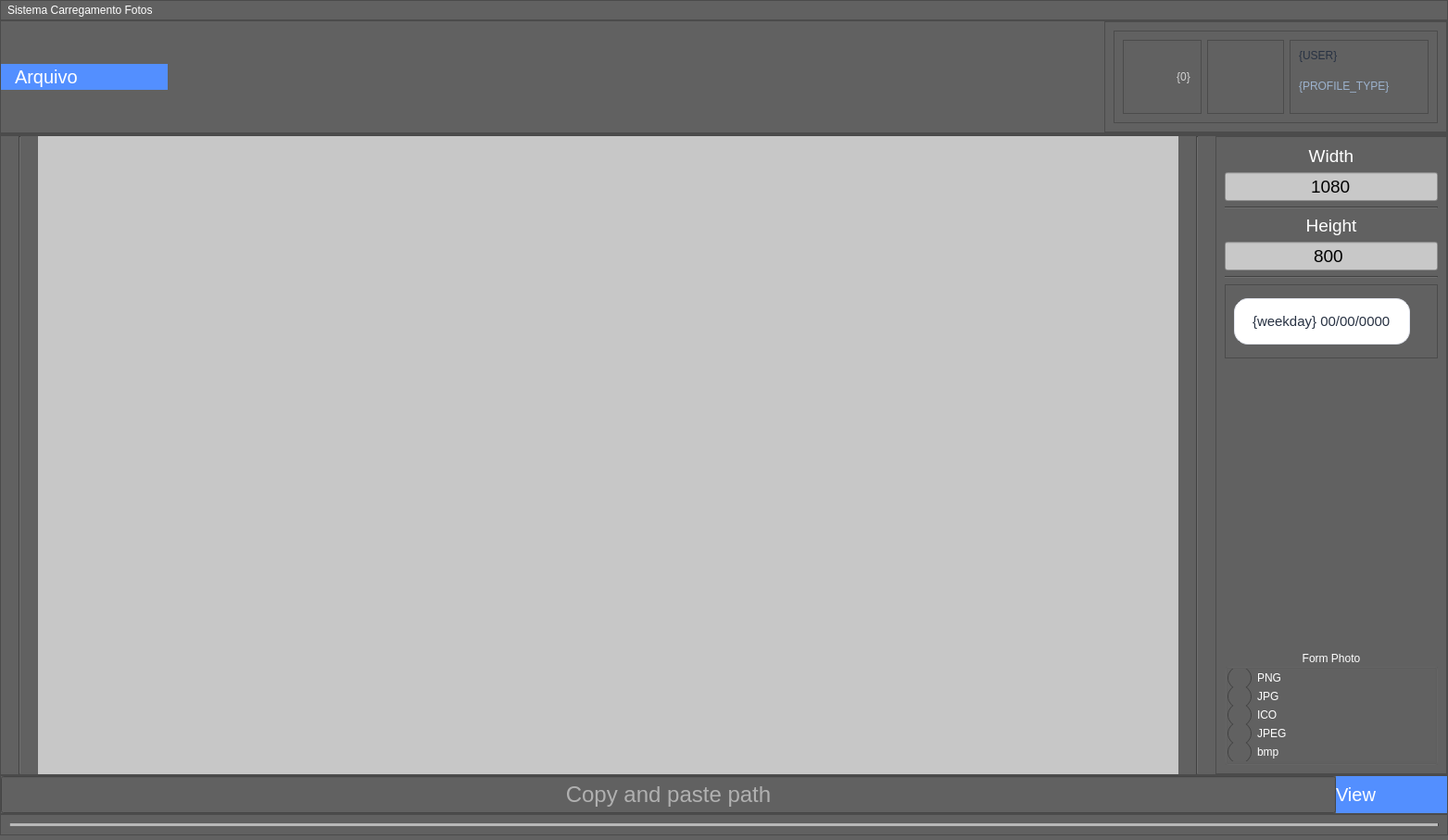
<?xml version="1.0" encoding="UTF-8"?>
<ui version="4.0">
 <class>Form</class>
 <widget class="QWidget" name="Form">
  <property name="geometry">
   <rect>
    <x>0</x>
    <y>0</y>
    <width>1563</width>
    <height>907</height>
   </rect>
  </property>
  <property name="windowTitle">
   <string>Carregar Fotos</string>
  </property>
  <property name="windowIcon">
   <iconset resource="../iconeformcarregarfoto/iconesform.qrc">
    <normaloff>:/icone/icons/cil-camera.png</normaloff>:/icone/icons/cil-camera.png</iconset>
  </property>
  <property name="styleSheet">
   <string notr="true">QWidget{
background-color: rgb(97, 97, 97);
}

QMessageBox QLabel{


font: 22pt &quot;MS Shell Dlg 2&quot;;
	color: white;

}
QMessageBox QPushButton{
background-color: rgb(103, 255, 128);font: 87 14pt Arial;

}
QMenu::item {
    padding: 2px 25px 2px 20px;
    border: 1px solid transparent; /* reserve space for selection border */
}</string>
  </property>
  <layout class="QVBoxLayout" name="verticalLayout">
   <property name="spacing">
    <number>0</number>
   </property>
   <property name="leftMargin">
    <number>0</number>
   </property>
   <property name="topMargin">
    <number>0</number>
   </property>
   <property name="rightMargin">
    <number>0</number>
   </property>
   <property name="bottomMargin">
    <number>5</number>
   </property>
   <item>
    <widget class="QFrame" name="frame_qmenu2">
     <property name="styleSheet">
      <string notr="true">QPushButton{
border:none;}

QPushButton:hover{
background-color: rgb(255, 170, 0);

}
QPushButton:pressed{
background-color: rgb(0, 137, 206);
}</string>
     </property>
     <property name="frameShape">
      <enum>QFrame::StyledPanel</enum>
     </property>
     <property name="frameShadow">
      <enum>QFrame::Raised</enum>
     </property>
     <layout class="QHBoxLayout" name="horizontalLayout_5">
      <property name="spacing">
       <number>0</number>
      </property>
      <property name="leftMargin">
       <number>0</number>
      </property>
      <property name="topMargin">
       <number>0</number>
      </property>
      <property name="rightMargin">
       <number>0</number>
      </property>
      <property name="bottomMargin">
       <number>0</number>
      </property>
      <item>
       <widget class="QLabel" name="labe_icon_sobre">
        <property name="text">
         <string/>
        </property>
        <property name="pixmap">
         <pixmap resource="../iconeformcarregarfoto/iconesform.qrc">:/icone/icons/cil-camera.png</pixmap>
        </property>
        <property name="buddy">
         <cstring>labe_icon_sobre</cstring>
        </property>
       </widget>
      </item>
      <item>
       <widget class="QLabel" name="label_3">
        <property name="styleSheet">
         <string notr="true">font: 16pt &quot;MS Shell Dlg 2&quot;;
color: rgb(255, 255, 255);</string>
        </property>
        <property name="text">
         <string>Sistema Carregamento Fotos</string>
        </property>
       </widget>
      </item>
      <item>
       <spacer name="horizontalSpacer_2">
        <property name="orientation">
         <enum>Qt::Horizontal</enum>
        </property>
        <property name="sizeHint" stdset="0">
         <size>
          <width>40</width>
          <height>20</height>
         </size>
        </property>
       </spacer>
      </item>
      <item>
       <widget class="QPushButton" name="bt_maxmize">
        <property name="cursor">
         <cursorShape>PointingHandCursor</cursorShape>
        </property>
        <property name="focusPolicy">
         <enum>Qt::NoFocus</enum>
        </property>
        <property name="text">
         <string/>
        </property>
        <property name="icon">
         <iconset resource="../iconeformcarregarfoto/iconesform.qrc">
          <normaloff>:/icone/icons/cil-window-maximize.png</normaloff>:/icone/icons/cil-window-maximize.png</iconset>
        </property>
        <property name="iconSize">
         <size>
          <width>40</width>
          <height>40</height>
         </size>
        </property>
        <property name="checkable">
         <bool>true</bool>
        </property>
        <property name="autoDefault">
         <bool>false</bool>
        </property>
        <property name="flat">
         <bool>true</bool>
        </property>
       </widget>
      </item>
      <item>
       <widget class="QPushButton" name="bt_close">
        <property name="cursor">
         <cursorShape>PointingHandCursor</cursorShape>
        </property>
        <property name="focusPolicy">
         <enum>Qt::NoFocus</enum>
        </property>
        <property name="autoFillBackground">
         <bool>false</bool>
        </property>
        <property name="text">
         <string/>
        </property>
        <property name="icon">
         <iconset resource="../iconeformcarregarfoto/iconesform.qrc">
          <normaloff>:/icone/icons/cil-x.png</normaloff>:/icone/icons/cil-x.png</iconset>
        </property>
        <property name="iconSize">
         <size>
          <width>40</width>
          <height>40</height>
         </size>
        </property>
        <property name="autoDefault">
         <bool>false</bool>
        </property>
        <property name="default">
         <bool>false</bool>
        </property>
        <property name="flat">
         <bool>false</bool>
        </property>
       </widget>
      </item>
     </layout>
    </widget>
   </item>
   <item>
    <widget class="QFrame" name="frame_menu">
     <property name="minimumSize">
      <size>
       <width>0</width>
       <height>80</height>
      </size>
     </property>
     <property name="styleSheet">
      <string notr="true">QPushButton{
border:none;
color:white;
font: 14pt &quot;MS Shell Dlg 2&quot;;

}

QPushButton:hover{
background-color: rgb(255, 170, 0);

}</string>
     </property>
     <property name="frameShape">
      <enum>QFrame::StyledPanel</enum>
     </property>
     <property name="frameShadow">
      <enum>QFrame::Raised</enum>
     </property>
     <layout class="QHBoxLayout" name="horizontalLayout_7">
      <property name="spacing">
       <number>0</number>
      </property>
      <property name="leftMargin">
       <number>0</number>
      </property>
      <property name="topMargin">
       <number>0</number>
      </property>
      <property name="rightMargin">
       <number>0</number>
      </property>
      <property name="bottomMargin">
       <number>0</number>
      </property>
      <item>
       <widget class="QPushButton" name="botao_menu">
        <property name="minimumSize">
         <size>
          <width>180</width>
          <height>0</height>
         </size>
        </property>
        <property name="sizeIncrement">
         <size>
          <width>0</width>
          <height>0</height>
         </size>
        </property>
        <property name="cursor">
         <cursorShape>PointingHandCursor</cursorShape>
        </property>
        <property name="focusPolicy">
         <enum>Qt::NoFocus</enum>
        </property>
        <property name="layoutDirection">
         <enum>Qt::RightToLeft</enum>
        </property>
        <property name="styleSheet">
         <string notr="true">QPushButton{
	padding:2px 15px;
	text-align:left;
	color:#fff;
	border:0px;
	border-radius:25px;
	font-size:20px;
	cursor: pointer;
	background-color:#538fff;
}
QPushButton:hover{
background-color:#3668ff;
}


</string>
        </property>
        <property name="text">
         <string>Arquivo</string>
        </property>
        <property name="icon">
         <iconset resource="../iconeformcarregarfoto/iconesform.qrc">
          <normaloff>:/icone/icons/cil-arrow-bottom.png</normaloff>:/icone/icons/cil-arrow-bottom.png</iconset>
        </property>
        <property name="flat">
         <bool>true</bool>
        </property>
       </widget>
      </item>
      <item>
       <spacer name="horizontalSpacer_3">
        <property name="orientation">
         <enum>Qt::Horizontal</enum>
        </property>
        <property name="sizeHint" stdset="0">
         <size>
          <width>40</width>
          <height>20</height>
         </size>
        </property>
       </spacer>
      </item>
      <item>
       <widget class="QFrame" name="frame_8">
        <property name="minimumSize">
         <size>
          <width>200</width>
          <height>80</height>
         </size>
        </property>
        <property name="frameShape">
         <enum>QFrame::StyledPanel</enum>
        </property>
        <property name="frameShadow">
         <enum>QFrame::Raised</enum>
        </property>
        <layout class="QHBoxLayout" name="horizontalLayout_11">
         <item>
          <widget class="QFrame" name="frame_TopRight">
           <property name="minimumSize">
            <size>
             <width>350</width>
             <height>80</height>
            </size>
           </property>
           <property name="maximumSize">
            <size>
             <width>350</width>
             <height>16777215</height>
            </size>
           </property>
           <property name="frameShape">
            <enum>QFrame::StyledPanel</enum>
           </property>
           <property name="frameShadow">
            <enum>QFrame::Raised</enum>
           </property>
           <layout class="QHBoxLayout" name="horizontalLayout_8">
            <item>
             <widget class="QFrame" name="frame_TopAlert">
              <property name="frameShape">
               <enum>QFrame::StyledPanel</enum>
              </property>
              <property name="frameShadow">
               <enum>QFrame::Raised</enum>
              </property>
              <layout class="QHBoxLayout" name="horizontalLayout_9">
               <item>
                <widget class="QPushButton" name="pushButton_TopAlert">
                 <property name="styleSheet">
                  <string notr="true">QPushButton{
color:#1f3b6f;
font-weight: bold;
background-color:transparent;
font-size:15px;
border:0px;
}</string>
                 </property>
                 <property name="text">
                  <string/>
                 </property>
                 <property name="icon">
                  <iconset>
                   <normaloff>C:/Users/CYBER/Desktop/Python_PyQt5_DashReceitaFederal-main/assets/img/alert.png</normaloff>C:/Users/CYBER/Desktop/Python_PyQt5_DashReceitaFederal-main/assets/img/alert.png</iconset>
                 </property>
                 <property name="iconSize">
                  <size>
                   <width>20</width>
                   <height>20</height>
                  </size>
                 </property>
                </widget>
               </item>
               <item>
                <widget class="QLabel" name="resulta_usuario">
                 <property name="toolTip">
                  <string>Quantidade De Login Logado</string>
                 </property>
                 <property name="layoutDirection">
                  <enum>Qt::RightToLeft</enum>
                 </property>
                 <property name="styleSheet">
                  <string notr="true">QFrame, QLabel, QToolTip {

	
	color: rgb(211, 211, 211);
	font: 12pt &quot;MS Shell Dlg 2&quot;;
    padding: 2px;
    
}</string>
                 </property>
                 <property name="text">
                  <string>{0}</string>
                 </property>
                 <property name="alignment">
                  <set>Qt::AlignCenter</set>
                 </property>
                </widget>
               </item>
              </layout>
             </widget>
            </item>
            <item>
             <widget class="QFrame" name="frame_TopProfile">
              <property name="frameShape">
               <enum>QFrame::StyledPanel</enum>
              </property>
              <property name="frameShadow">
               <enum>QFrame::Raised</enum>
              </property>
              <layout class="QHBoxLayout" name="horizontalLayout_10">
               <property name="spacing">
                <number>0</number>
               </property>
               <property name="leftMargin">
                <number>0</number>
               </property>
               <property name="topMargin">
                <number>0</number>
               </property>
               <property name="rightMargin">
                <number>0</number>
               </property>
               <property name="bottomMargin">
                <number>0</number>
               </property>
               <item>
                <widget class="QPushButton" name="pushButton_ImgTopProfile">
                 <property name="styleSheet">
                  <string notr="true">QPushButton{
color:#1f3b6f;
font-weight: bold;
background-color:transparent;
font-size:15px;
border:0px;
}</string>
                 </property>
                 <property name="text">
                  <string/>
                 </property>
                 <property name="icon">
                  <iconset>
                   <normaloff>C:/Users/CYBER/Desktop/Python_PyQt5_DashReceitaFederal-main/assets/img/profile.png</normaloff>C:/Users/CYBER/Desktop/Python_PyQt5_DashReceitaFederal-main/assets/img/profile.png</iconset>
                 </property>
                 <property name="iconSize">
                  <size>
                   <width>40</width>
                   <height>40</height>
                  </size>
                 </property>
                </widget>
               </item>
              </layout>
             </widget>
            </item>
            <item>
             <widget class="QFrame" name="frame_TopDataUser">
              <property name="minimumSize">
               <size>
                <width>150</width>
                <height>80</height>
               </size>
              </property>
              <property name="frameShape">
               <enum>QFrame::StyledPanel</enum>
              </property>
              <property name="frameShadow">
               <enum>QFrame::Raised</enum>
              </property>
              <layout class="QVBoxLayout" name="verticalLayout_5">
               <item>
                <widget class="QLabel" name="label_TxtTopDataUser">
                 <property name="minimumSize">
                  <size>
                   <width>0</width>
                   <height>19</height>
                  </size>
                 </property>
                 <property name="styleSheet">
                  <string notr="true">QLabel{
font: 11pt &quot;MS Shell Dlg 2&quot;;
color:#273142;

}</string>
                 </property>
                 <property name="text">
                  <string>{USER}</string>
                 </property>
                 <property name="alignment">
                  <set>Qt::AlignLeading|Qt::AlignLeft|Qt::AlignTop</set>
                 </property>
                </widget>
               </item>
               <item>
                <widget class="QLabel" name="label_TxtTopDataUserType">
                 <property name="minimumSize">
                  <size>
                   <width>0</width>
                   <height>25</height>
                  </size>
                 </property>
                 <property name="styleSheet">
                  <string notr="true">QLabel{
color:#9cb2cd;
}</string>
                 </property>
                 <property name="text">
                  <string>{PROFILE_TYPE}</string>
                 </property>
                 <property name="alignment">
                  <set>Qt::AlignLeading|Qt::AlignLeft|Qt::AlignTop</set>
                 </property>
                </widget>
               </item>
              </layout>
             </widget>
            </item>
           </layout>
          </widget>
         </item>
        </layout>
       </widget>
      </item>
     </layout>
    </widget>
   </item>
   <item>
    <widget class="QFrame" name="frame_3">
     <property name="frameShape">
      <enum>QFrame::StyledPanel</enum>
     </property>
     <property name="frameShadow">
      <enum>QFrame::Raised</enum>
     </property>
     <layout class="QHBoxLayout" name="horizontalLayout_4">
      <property name="spacing">
       <number>0</number>
      </property>
      <property name="leftMargin">
       <number>0</number>
      </property>
      <property name="topMargin">
       <number>0</number>
      </property>
      <property name="rightMargin">
       <number>0</number>
      </property>
      <property name="bottomMargin">
       <number>0</number>
      </property>
     </layout>
    </widget>
   </item>
   <item>
    <widget class="QFrame" name="frame_2">
     <property name="frameShape">
      <enum>QFrame::StyledPanel</enum>
     </property>
     <property name="frameShadow">
      <enum>QFrame::Raised</enum>
     </property>
     <layout class="QHBoxLayout" name="horizontalLayout_2">
      <property name="spacing">
       <number>0</number>
      </property>
      <property name="leftMargin">
       <number>0</number>
      </property>
      <property name="topMargin">
       <number>0</number>
      </property>
      <property name="rightMargin">
       <number>0</number>
      </property>
      <property name="bottomMargin">
       <number>0</number>
      </property>
      <item>
       <widget class="QFrame" name="frame_pastas">
        <property name="minimumSize">
         <size>
          <width>0</width>
          <height>0</height>
         </size>
        </property>
        <property name="maximumSize">
         <size>
          <width>0</width>
          <height>16777215</height>
         </size>
        </property>
        <property name="frameShape">
         <enum>QFrame::StyledPanel</enum>
        </property>
        <property name="frameShadow">
         <enum>QFrame::Raised</enum>
        </property>
        <layout class="QHBoxLayout" name="horizontalLayout_3">
         <property name="spacing">
          <number>0</number>
         </property>
         <property name="leftMargin">
          <number>0</number>
         </property>
         <property name="topMargin">
          <number>0</number>
         </property>
         <property name="rightMargin">
          <number>0</number>
         </property>
         <property name="bottomMargin">
          <number>0</number>
         </property>
         <item>
          <widget class="QTreeView" name="pasta">
           <property name="maximumSize">
            <size>
             <width>16777215</width>
             <height>16777215</height>
            </size>
           </property>
           <property name="cursor" stdset="0">
            <cursorShape>BusyCursor</cursorShape>
           </property>
           <property name="styleSheet">
            <string notr="true">QTreeView {
    show-decoration-selected: 1;
	
	
	background-color: rgb(76, 76, 76);
	font: 12pt &quot;MS Shell Dlg 2&quot;;
	color: rgb(0, 212, 212);
}

QTreeView::item {
	
	
     border: 1px solid #d9d9d9;
    border-top-color: transparent;
    border-bottom-color: transparent;
}

QTreeView::item:hover {
    background: qlineargradient(x1: 0, y1: 0, x2: 0, y2: 1, stop: 0 #e7effd, stop: 1 #cbdaf1);
    border: 1px solid #bfcde4;
}

QTreeView::item:selected {
    border: 1px solid #567dbc;
}

QTreeView::item:selected:active{
    background: qlineargradient(x1: 0, y1: 0, x2: 0, y2: 1, stop: 0 #6ea1f1, stop: 1 #567dbc);
}

QTreeView::item:selected:!active {
    background: qlineargradient(x1: 0, y1: 0, x2: 0, y2: 1, stop: 0 #6b9be8, stop: 1 #577fbf);
}</string>
           </property>
           <property name="wordWrap">
            <bool>true</bool>
           </property>
           <attribute name="headerDefaultSectionSize">
            <number>250</number>
           </attribute>
          </widget>
         </item>
        </layout>
       </widget>
      </item>
      <item>
       <widget class="Line" name="line_4">
        <property name="minimumSize">
         <size>
          <width>40</width>
          <height>0</height>
         </size>
        </property>
        <property name="styleSheet">
         <string notr="true"/>
        </property>
        <property name="orientation">
         <enum>Qt::Vertical</enum>
        </property>
       </widget>
      </item>
      <item>
       <widget class="QLabel" name="label">
        <property name="minimumSize">
         <size>
          <width>0</width>
          <height>0</height>
         </size>
        </property>
        <property name="maximumSize">
         <size>
          <width>16777215</width>
          <height>16777215</height>
         </size>
        </property>
        <property name="toolTip">
         <string>&lt;html&gt;&lt;head/&gt;&lt;body&gt;&lt;p&gt;&lt;span style=&quot; font-size:14pt;&quot;&gt;Double Click Open Aba photo/ Dois click abrer pagina foto&lt;/span&gt;&lt;/p&gt;&lt;/body&gt;&lt;/html&gt;</string>
        </property>
        <property name="styleSheet">
         <string notr="true">
background-color: rgb(199, 199, 199);</string>
        </property>
        <property name="text">
         <string/>
        </property>
        <property name="alignment">
         <set>Qt::AlignCenter</set>
        </property>
       </widget>
      </item>
      <item>
       <widget class="Line" name="line_5">
        <property name="minimumSize">
         <size>
          <width>40</width>
          <height>0</height>
         </size>
        </property>
        <property name="orientation">
         <enum>Qt::Vertical</enum>
        </property>
       </widget>
      </item>
      <item>
       <widget class="QFrame" name="frame_6">
        <property name="minimumSize">
         <size>
          <width>250</width>
          <height>0</height>
         </size>
        </property>
        <property name="maximumSize">
         <size>
          <width>250</width>
          <height>16777215</height>
         </size>
        </property>
        <property name="frameShape">
         <enum>QFrame::StyledPanel</enum>
        </property>
        <property name="frameShadow">
         <enum>QFrame::Raised</enum>
        </property>
        <layout class="QVBoxLayout" name="verticalLayout_2">
         <item>
          <widget class="QLabel" name="label_4">
           <property name="font">
            <font>
             <pointsize>14</pointsize>
            </font>
           </property>
           <property name="styleSheet">
            <string notr="true">color: rgb(255, 255, 255);</string>
           </property>
           <property name="text">
            <string>Width</string>
           </property>
           <property name="alignment">
            <set>Qt::AlignCenter</set>
           </property>
          </widget>
         </item>
         <item>
          <widget class="QLineEdit" name="line_with">
           <property name="font">
            <font>
             <pointsize>14</pointsize>
            </font>
           </property>
           <property name="styleSheet">
            <string notr="true">background-color: rgb(200, 200, 200);</string>
           </property>
           <property name="inputMask">
            <string>0000</string>
           </property>
           <property name="text">
            <string>1080</string>
           </property>
           <property name="maxLength">
            <number>4</number>
           </property>
           <property name="alignment">
            <set>Qt::AlignCenter</set>
           </property>
           <property name="placeholderText">
            <string>Width</string>
           </property>
          </widget>
         </item>
         <item>
          <widget class="Line" name="line_2">
           <property name="orientation">
            <enum>Qt::Horizontal</enum>
           </property>
          </widget>
         </item>
         <item>
          <widget class="QLabel" name="label_2">
           <property name="font">
            <font>
             <pointsize>14</pointsize>
            </font>
           </property>
           <property name="styleSheet">
            <string notr="true">color: rgb(255, 255, 255);</string>
           </property>
           <property name="text">
            <string>Height</string>
           </property>
           <property name="alignment">
            <set>Qt::AlignCenter</set>
           </property>
          </widget>
         </item>
         <item>
          <widget class="QLineEdit" name="line_heigt">
           <property name="font">
            <font>
             <pointsize>14</pointsize>
            </font>
           </property>
           <property name="styleSheet">
            <string notr="true">background-color: rgb(200, 200, 200);</string>
           </property>
           <property name="inputMask">
            <string>0000</string>
           </property>
           <property name="text">
            <string>800</string>
           </property>
           <property name="maxLength">
            <number>4</number>
           </property>
           <property name="alignment">
            <set>Qt::AlignCenter</set>
           </property>
           <property name="placeholderText">
            <string>Heigth</string>
           </property>
          </widget>
         </item>
         <item>
          <widget class="Line" name="line_3">
           <property name="orientation">
            <enum>Qt::Horizontal</enum>
           </property>
          </widget>
         </item>
         <item>
          <widget class="QFrame" name="frame_7">
           <property name="minimumSize">
            <size>
             <width>0</width>
             <height>80</height>
            </size>
           </property>
           <property name="frameShape">
            <enum>QFrame::StyledPanel</enum>
           </property>
           <property name="frameShadow">
            <enum>QFrame::Raised</enum>
           </property>
           <layout class="QVBoxLayout" name="verticalLayout_4">
            <item>
             <widget class="QLineEdit" name="lineEdit_TxtDataAtual">
              <property name="minimumSize">
               <size>
                <width>190</width>
                <height>50</height>
               </size>
              </property>
              <property name="maximumSize">
               <size>
                <width>190</width>
                <height>50</height>
               </size>
              </property>
              <property name="focusPolicy">
               <enum>Qt::NoFocus</enum>
              </property>
              <property name="styleSheet">
               <string notr="true">QLineEdit{
border-radius:15px;
background-color: #fff;
text-align: center;
font-size:15px;
color:#273142;
border:1px solid #e1e4ed;
text-aling:center;
}</string>
              </property>
              <property name="text">
               <string>{weekday} 00/00/0000</string>
              </property>
              <property name="alignment">
               <set>Qt::AlignCenter</set>
              </property>
             </widget>
            </item>
           </layout>
          </widget>
         </item>
         <item>
          <spacer name="verticalSpacer">
           <property name="orientation">
            <enum>Qt::Vertical</enum>
           </property>
           <property name="sizeHint" stdset="0">
            <size>
             <width>20</width>
             <height>40</height>
            </size>
           </property>
          </spacer>
         </item>
         <item>
          <widget class="QGroupBox" name="groupBox">
           <property name="cursor">
            <cursorShape>WhatsThisCursor</cursorShape>
           </property>
           <property name="styleSheet">
            <string notr="true">QGroupBox{
cursor: pointer;
color:white;
	font: 14pt &quot;MS Shell Dlg 2&quot;;
text-align: center;
}
QRadioButton{
cursor: pointer;
font: 14pt &quot;MS Shell Dlg 2&quot;;
color:white;
}
QRadioButton::indicator {
    width: 26px;
    height: 20px;
}

QRadioButton::indicator::unchecked {
   
	image: url(:/icone/icons/exti.png);
}

QRadioButton::indicator:unchecked:hover {
    
	image: url(:/icone/icons/cil-check-circle.png);
}



QRadioButton::indicator::checked {
  
	image: url(:/icone/icons/cil-check-circle.png);
	
	
	
	background-color: rgb(0, 0, 0);
	border-radius: 6px;
}



QRadioButton::indicator:checked:pressed {
    
	image: url(:/icone/icons/cil-hand-point-up.png);
}</string>
           </property>
           <property name="title">
            <string>Form Photo</string>
           </property>
           <property name="alignment">
            <set>Qt::AlignCenter</set>
           </property>
           <layout class="QVBoxLayout" name="verticalLayout_3">
            <property name="spacing">
             <number>0</number>
            </property>
            <property name="leftMargin">
             <number>0</number>
            </property>
            <property name="topMargin">
             <number>0</number>
            </property>
            <property name="rightMargin">
             <number>0</number>
            </property>
            <property name="bottomMargin">
             <number>1</number>
            </property>
            <item>
             <widget class="QRadioButton" name="button_png">
              <property name="styleSheet">
               <string notr="true"/>
              </property>
              <property name="text">
               <string>PNG</string>
              </property>
              <property name="checkable">
               <bool>true</bool>
              </property>
              <property name="checked">
               <bool>false</bool>
              </property>
              <property name="autoExclusive">
               <bool>true</bool>
              </property>
             </widget>
            </item>
            <item>
             <widget class="QRadioButton" name="button_jpg">
              <property name="text">
               <string>JPG</string>
              </property>
             </widget>
            </item>
            <item>
             <widget class="QRadioButton" name="button_icon">
              <property name="text">
               <string>ICO</string>
              </property>
             </widget>
            </item>
            <item>
             <widget class="QRadioButton" name="button_jpeg">
              <property name="text">
               <string>JPEG</string>
              </property>
             </widget>
            </item>
            <item>
             <widget class="QRadioButton" name="button_bmp">
              <property name="text">
               <string>bmp</string>
              </property>
             </widget>
            </item>
           </layout>
          </widget>
         </item>
        </layout>
       </widget>
      </item>
     </layout>
    </widget>
   </item>
   <item>
    <widget class="QFrame" name="frame">
     <property name="minimumSize">
      <size>
       <width>0</width>
       <height>0</height>
      </size>
     </property>
     <property name="maximumSize">
      <size>
       <width>16777215</width>
       <height>50</height>
      </size>
     </property>
     <property name="frameShape">
      <enum>QFrame::StyledPanel</enum>
     </property>
     <property name="frameShadow">
      <enum>QFrame::Raised</enum>
     </property>
     <layout class="QHBoxLayout" name="horizontalLayout">
      <property name="spacing">
       <number>0</number>
      </property>
      <property name="leftMargin">
       <number>0</number>
      </property>
      <property name="topMargin">
       <number>0</number>
      </property>
      <property name="rightMargin">
       <number>0</number>
      </property>
      <property name="bottomMargin">
       <number>0</number>
      </property>
      <item>
       <widget class="QLineEdit" name="lineEdit">
        <property name="minimumSize">
         <size>
          <width>0</width>
          <height>40</height>
         </size>
        </property>
        <property name="font">
         <font>
          <pointsize>18</pointsize>
         </font>
        </property>
        <property name="toolTip">
         <string>copy and paste path / Copie e cole aqui caminho</string>
        </property>
        <property name="styleSheet">
         <string notr="true">color: rgb(255, 255, 255);</string>
        </property>
        <property name="alignment">
         <set>Qt::AlignCenter</set>
        </property>
        <property name="placeholderText">
         <string>Copy and paste path</string>
        </property>
       </widget>
      </item>
      <item>
       <widget class="QPushButton" name="bt_Visualisar">
        <property name="minimumSize">
         <size>
          <width>120</width>
          <height>40</height>
         </size>
        </property>
        <property name="sizeIncrement">
         <size>
          <width>0</width>
          <height>0</height>
         </size>
        </property>
        <property name="font">
         <font>
          <pointsize>-1</pointsize>
         </font>
        </property>
        <property name="cursor">
         <cursorShape>WhatsThisCursor</cursorShape>
        </property>
        <property name="focusPolicy">
         <enum>Qt::NoFocus</enum>
        </property>
        <property name="styleSheet">
         <string notr="true">
QPushButton{
	text-align:left;
	color:#fff;
	border:0px;
	border-radius:25px;
	font-size:20px;
	cursor: pointer;
	background-color:#538fff;
}
QPushButton:hover{
background-color:#3668ff;
}




QPushButton:pressed{
background-color: rgb(0, 137, 206);
}</string>
        </property>
        <property name="text">
         <string>View</string>
        </property>
        <property name="icon">
         <iconset resource="../iconeformcarregarfoto/iconesform.qrc">
          <normaloff>:/icon2/icon2/path395.png</normaloff>:/icon2/icon2/path395.png</iconset>
        </property>
        <property name="iconSize">
         <size>
          <width>40</width>
          <height>60</height>
         </size>
        </property>
        <property name="flat">
         <bool>true</bool>
        </property>
       </widget>
      </item>
     </layout>
    </widget>
   </item>
   <item>
    <widget class="QFrame" name="frame_5">
     <property name="frameShape">
      <enum>QFrame::StyledPanel</enum>
     </property>
     <property name="frameShadow">
      <enum>QFrame::Raised</enum>
     </property>
     <layout class="QHBoxLayout" name="horizontalLayout_6">
      <item>
       <widget class="Line" name="line">
        <property name="font">
         <font>
          <pointsize>20</pointsize>
         </font>
        </property>
        <property name="styleSheet">
         <string notr="true"/>
        </property>
        <property name="frameShadow">
         <enum>QFrame::Raised</enum>
        </property>
        <property name="lineWidth">
         <number>1</number>
        </property>
        <property name="midLineWidth">
         <number>15</number>
        </property>
        <property name="orientation">
         <enum>Qt::Horizontal</enum>
        </property>
       </widget>
      </item>
     </layout>
    </widget>
   </item>
  </layout>
  <action name="actionSalva">
   <property name="icon">
    <iconset resource="../iconeformcarregarfoto/iconesform.qrc">
     <normaloff>:/icone/icons/cil-save.png</normaloff>:/icone/icons/cil-save.png</iconset>
   </property>
   <property name="text">
    <string>Salva foto</string>
   </property>
   <property name="toolTip">
    <string>&lt;html&gt;&lt;head/&gt;&lt;body&gt;&lt;p align=&quot;center&quot;&gt;&lt;br/&gt;&lt;/p&gt;&lt;/body&gt;&lt;/html&gt;</string>
   </property>
   <property name="font">
    <font>
     <pointsize>14</pointsize>
    </font>
   </property>
  </action>
  <action name="actionNovo">
   <property name="icon">
    <iconset resource="../iconeformcarregarfoto/iconesform.qrc">
     <normaloff>:/icone/icons/cil-user-follow.png</normaloff>:/icone/icons/cil-user-follow.png</iconset>
   </property>
   <property name="text">
    <string>Novo</string>
   </property>
   <property name="toolTip">
    <string>&lt;html&gt;&lt;head/&gt;&lt;body&gt;&lt;p align=&quot;center&quot;&gt;&lt;span style=&quot; font-size:12pt;&quot;&gt;Novo&lt;/span&gt;&lt;/p&gt;&lt;/body&gt;&lt;/html&gt;</string>
   </property>
  </action>
  <action name="actionSave_Pdf">
   <property name="icon">
    <iconset resource="../iconeformcarregarfoto/iconesform.qrc">
     <normaloff>:/icone/icons/cil-transfer.png</normaloff>:/icone/icons/cil-transfer.png</iconset>
   </property>
   <property name="text">
    <string>Save Pdf</string>
   </property>
  </action>
  <action name="actionMenu_Arquivo">
   <property name="checkable">
    <bool>true</bool>
   </property>
   <property name="icon">
    <iconset resource="../iconeformcarregarfoto/iconesform.qrc">
     <normaloff>:/icone/icons/cil-menu.png</normaloff>
     <normalon>:/icone/icons/cil-chevron-bottom.png</normalon>:/icone/icons/cil-menu.png</iconset>
   </property>
   <property name="text">
    <string>Menu Arquivo</string>
   </property>
   <property name="shortcutContext">
    <enum>Qt::ApplicationShortcut</enum>
   </property>
  </action>
 </widget>
 <tabstops>
  <tabstop>pasta</tabstop>
  <tabstop>lineEdit</tabstop>
  <tabstop>bt_Visualisar</tabstop>
  <tabstop>botao_menu</tabstop>
  <tabstop>bt_close</tabstop>
  <tabstop>line_with</tabstop>
  <tabstop>bt_maxmize</tabstop>
  <tabstop>line_heigt</tabstop>
  <tabstop>button_png</tabstop>
  <tabstop>button_jpg</tabstop>
  <tabstop>button_icon</tabstop>
  <tabstop>button_jpeg</tabstop>
  <tabstop>button_bmp</tabstop>
 </tabstops>
 <resources>
  <include location="../iconeformcarregarfoto/iconesform.qrc"/>
 </resources>
 <connections/>
</ui>
